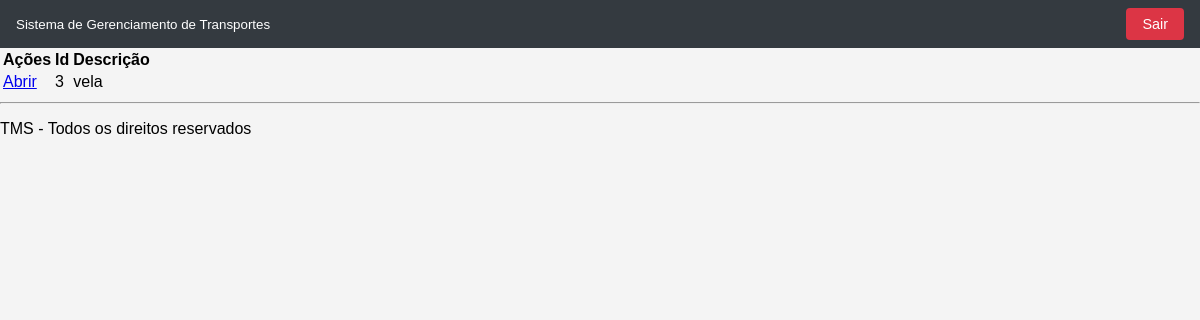
Page /tcc/produto on the earlier database version.
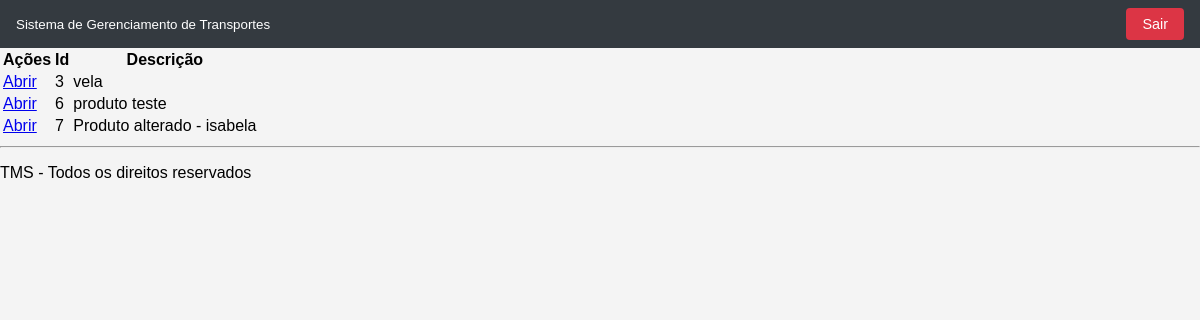
Same page on the later database version.
### tables this page shows
CREATE TABLE `produto` (
  `id` int(11) NOT NULL,
  `id_categoria` int(11) DEFAULT NULL,
  `marca` varchar(30) DEFAULT NULL,
  `descricao` varchar(100) NOT NULL,
  `observacao` varchar(100) DEFAULT NULL,
  `estoque` decimal(10,2) DEFAULT 0.00,
  `preco` decimal(10,2) DEFAULT 0.00,
  `unidade` int(11) DEFAULT NULL,
  `validade` int(10) DEFAULT NULL,
  `ativo` varchar(1) DEFAULT 'S',
  `ncm` varchar(9) DEFAULT NULL,
  `cfop` varchar(4) DEFAULT NULL,
  `pis` varchar(5) DEFAULT NULL,
  `cofins` varchar(8) DEFAULT NULL,
  `icms_cst` varchar(3) DEFAULT NULL,
  `aliquota_pis` decimal(5,2) DEFAULT NULL,
  `aliquota_cofins` decimal(5,2) DEFAULT NULL,
  `aliquota_icms` decimal(5,2) DEFAULT NULL,
  `ipi` decimal(5,2) DEFAULT NULL,
  `aliquota_reducao_bc` decimal(5,2) DEFAULT NULL,
  `origem_icms` varchar(2) DEFAULT NULL,
  `cest` varchar(7) DEFAULT NULL,
  `gtin` varchar(20) DEFAULT NULL,
  `aliquota_mva` decimal(10,2) DEFAULT 0.00,
  `codigo_barras` varchar(13) DEFAULT NULL
);

### tcc/Controller/ProdutoController.php (called while the page is built, shortened)
<?php
class ProdutoController{
    public static function index(){
        $produto_DAO = new ProdutoDAO();
        $lista_prod = $produto_DAO->getAllRows();
        $total_prod = count($lista_prod);
        include 'View/modulos/produto/listar_produto.php';
    }
}

### tcc/index.php (called while the page is built, shortened)
<?php
include 'rotas.php';

### tcc/DAO/MySQL.php (called while the page is built)
<?php
class MySQL extends PDO{
    private $host       = "localhost";
    private $usuario    = "root";
    private $senha      = "";
    private $db         = "tcc";
    private $opcoes = array(PDO::ATTR_ERRMODE => PDO::ERRMODE_EXCEPTION);
    public function __construct(){
        $dsn = "mysql:host=".$this->host.";dbname=".$this->db;
        return parent::__construct($dsn, $this->usuario, $this->senha, $this->opcoes);
    }
}

### tcc/DAO/produtoDAO.php (called while the page is built, shortened)
<?php
class ProdutoDAO{
    private $conexao;
    public function __construct(){
        include_once 'MySQL.php';
        $this->conexao = new MySQL();
    }
    public function getAllRows(){
        $stmt = $this->conexao->prepare("SELECT * FROM produto");
        $stmt->execute();
        $arr_prod = array();
        while($f = $stmt->fetchObject()){
            $arr_prod[] = $f;
        }
        return $arr_prod;
    }
}

### tcc/View/modulos/produto/listar_produto.php (the view, shortened to what this page needs)
<html>
    <head>
    </head>
    <body>
        <?php include PATH_VIEW . 'includes/cabecalho.php' ?>
        <main>
            <table>
                <thead>
                    <tr>
                        <th>Ações</th>
                        <th>Id</th>
                        <th>Descrição</th>
                    </tr>
                </thead>
                <tbody>
                    <?php for($i=0; $i<$total_prod; $i++): ?>
                    <tr>
                        <td>
                            <a href="/tcc/produto/ver?id=<?= $lista_prod[$i]->id ?>">Abrir</a>
                        </td>
                        <td> <?= $lista_prod[$i]->id ?> </td>
                        <td> <?= $lista_prod[$i]->descricao ?></td>
                    </tr>
                    <?php endfor ?>
                </tbody>
            </table>
        </main>
        <?php include PATH_VIEW . 'includes/rodape.php' ?>
    </body>
</html>

Differences in the rows shown:
added produto: id "6", descricao "produto teste"
added produto: id "7", descricao "Produto alterado - isabela"
